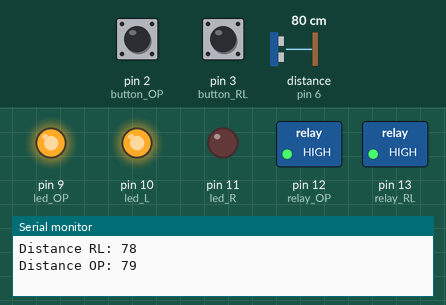
A sketch run on a simulated Arduino Uno, built with avr-gcc and run on an emulated ATmega328P. Shown: switched loads named in the sketch (green lamp = pin HIGH), output pins drawn as LEDs (lit = HIGH), the last lines printed to the serial monitor. Wiring (inferred from the names in the program): ultrasonic range finder: trigger pin 7; echo pin 6. Dashed ring = blinking. The inputs (shaded band) are chosen by the test bench; at power-on: pin 2 (button_OP) LOW, pin 3 (button_RL) LOW, distance to the obstacle (sensor on pin 6) 80 cm. The echo pulse lasts 58.3 µs per cm; EEPROM starts erased; pins used as bus, display or sensor lines are not drawn.

Above: at 1.2 s.
1.3 s: pin 2 (button_OP) pulled HIGH for 0.3 s
At 3.7 s:
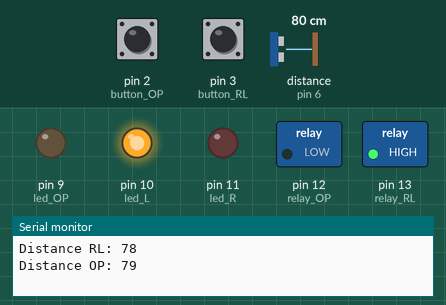
4.2 s: pin 3 (button_RL) pulled HIGH for 0.3 s
At 5.3 s:
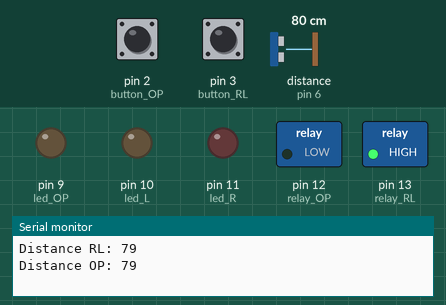
7.5 s: pin 2 (button_OP) pulled HIGH for 1 s
At 8.1 s:
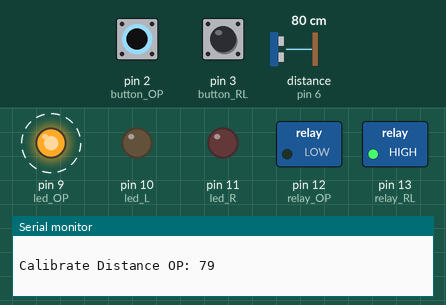
10.3 s: pin 3 (button_RL) pulled HIGH for 1 s
At 12.8 s:
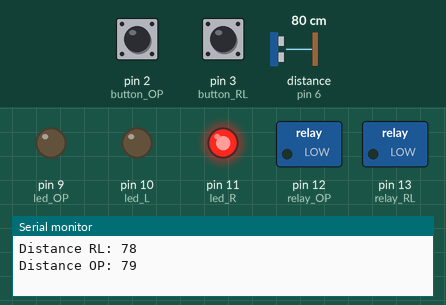
14.3 s: distance to the obstacle (sensor on pin 6) set to 60 cm
At 16.4 s:
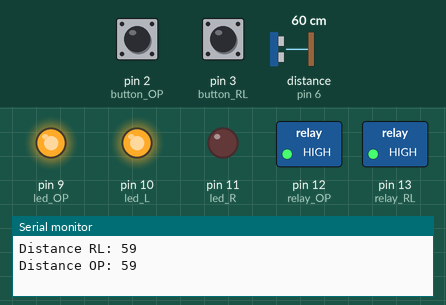
17.3 s: pin 3 (button_RL) pulled HIGH for 0.3 s
At 18.6 s:
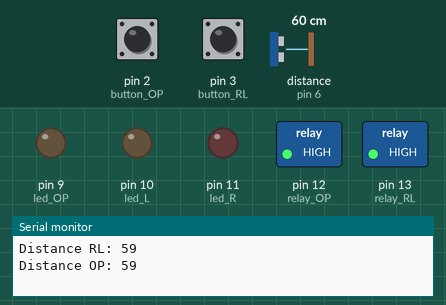
Timing chart, 0 to 20.3 s (numbered marks = the images above; inputs shaded):
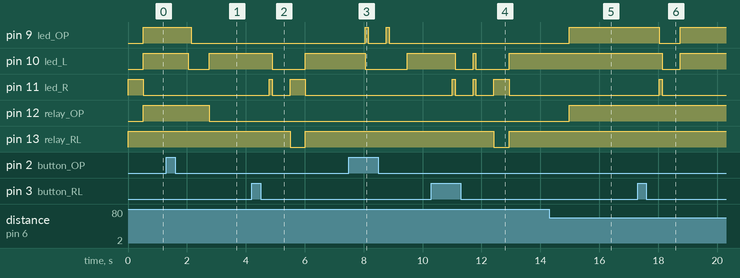

The sketch:

sensor-ultrasonico-version4-pushbutton-2-test-melbourne.ino
```cpp
#include <EEPROM.h>

int eeprom_address_RL = 0; // Eeprom memory position for RL calibration value
int eeprom_address_OP = 1; // Eeprom memory position for OP calibration value

int relay_RL = 13; // relay RL connected to pin 13
int relay_OP = 12; // relay OP connected to pin 12


int led_R = 11; // LED right connected to pin 11
int led_L = 10; // LED left connected to pin 10
int led_OP = 9; // LED OP connected to pin 9
int button_RL = 3; // programing button for RL calibration connected to pin 3
int button_OP = 2; // programing button for OP calibration connected to pin 2


int trigger_RL = 7; // pin trigger sensor RL connected to pin 7
int echo_RL = 6; // pin eco sensor RL connected to pin 6

int trigger_OP = 5; //
int echo_OP = 4;


long time_RL;
long distance_RL;
long cal_distance_RL; // RL distance set as a toggle distance
long cal_time_RL;

long time_OP;
long distance_OP;
long cal_distance_OP; // OP distace set as a toggle distance
long cal_time_OP;

void setup() {
  // put your setup code here, to run once:
Serial.begin(9600);
pinMode(relay_RL, OUTPUT);
pinMode(relay_OP, OUTPUT);
pinMode(led_R, OUTPUT);
pinMode(led_L, OUTPUT);
pinMode(led_OP, OUTPUT);
pinMode(trigger_RL, OUTPUT);
pinMode(echo_RL, INPUT);
pinMode(trigger_OP, OUTPUT);
pinMode(echo_OP, INPUT);

pinMode(button_RL,INPUT); // set button RL as an Input
pinMode(button_OP,INPUT); // set button OP as an Input

digitalWrite(relay_OP, LOW);
digitalWrite(relay_RL, HIGH);
digitalWrite(led_R, HIGH);
digitalWrite(led_L, LOW);
digitalWrite(led_OP,LOW);
}

void loop() {
  // put your main code here, to run repeatedly:

////////////////////// check the buttonRL if pressed in order to calibrate /////////////////////

while (digitalRead(button_RL)== HIGH){
  calibrate_RL();
}

/////////////////////// check the button OP if pressed in order to calibrate ////////////////////

while (digitalRead(button_OP)== HIGH){
  calibrate_OP();
}


/////////////////////// Read the EEProm Address for RL and OP //////////////////////////////////////

cal_distance_RL = EEPROM.read(eeprom_address_RL); // read the eeprom and write the value of the calibration distance RL
cal_distance_OP = EEPROM.read(eeprom_address_OP); // read the eeprom and write the value of the calibration distance RL


read_RL(); // read the RL sensor subrutine
delay(1); // delay between readings
read_OP(); // read the OP sensor subrutine

/////////////////// print distance on serial monitor//////////////////

Serial.print("Distance RL: ");
Serial.println(distance_RL);
Serial.print("Distance OP: ");
Serial.println(distance_OP);
Serial.println(" ");
//Serial.print("Calibrate Distance RL: ");
//Serial.println(cal_distance_RL);
//Serial.print("Calibrate Distance OP: ");
//Serial.println(cal_distance_OP);
//Serial.println(" ");
delay(500);


//////////////////////////// PATIENT BED IN OP POSITION?? ///////////////////////////

if (distance_OP <= cal_distance_OP) /// Checking if the actual OP distance is less than Calibrate OP distance
{
  digitalWrite(relay_OP, HIGH);   // set ON relay OP -- > Patient bed in OP possition
  digitalWrite(led_OP, HIGH); // set ON led OP --- > Patient bed in OP possition
    }

else
{
  digitalWrite(relay_OP, LOW);   // set OFF Relay OP --- > Patient bed is not in OP position
  digitalWrite(led_OP, LOW); // set OFF LED OP -- > Patient bed is not in OP position
  }


/////////////////////// PATIENT BED IS EN LEFT OR RIGHT EYE //////////////////////////

if (distance_RL <= cal_distance_RL) // Check if Patient bed is in LEFT EYE
{
  digitalWrite(relay_RL, HIGH);   // SET ON Relay RL -- > This means the patient bed is on LEFT EYE POSITION
  digitalWrite(led_R, LOW); // SET OFF Right Eye LED
  digitalWrite(led_L, HIGH); // SET ON Left Eye LED

}

else
{
  digitalWrite(relay_RL, LOW);   // SET OFF Relay RL -- > This means the patient bed is on RIGHT EYE POSITION
  digitalWrite(led_R, HIGH); // SET ON Right Eye LED
  digitalWrite(led_L, LOW); // SET OFF Left Eye LED

  }

}


/////////////////////////////////////////////////////// READ RL SENSOR SUBRUTINE ////////////////////////////////


 void read_RL(){

digitalWrite(trigger_RL, LOW);
delayMicroseconds(2);
digitalWrite(trigger_RL,HIGH);
delayMicroseconds(10);
digitalWrite(trigger_RL,LOW);
time_RL = pulseIn(echo_RL,HIGH);
distance_RL = time_RL*0.034/2;


  }


 /////////////////////////////////////////////////////// READ OP SUBRUTINE ////////////////////////////////


 void read_OP(){

digitalWrite(trigger_RL, LOW);
delayMicroseconds(2);
digitalWrite(trigger_RL,HIGH);
delayMicroseconds(10);
digitalWrite(trigger_RL,LOW);
time_OP = pulseIn(echo_RL,HIGH);
distance_OP = time_OP*0.034/2;

  }

///////////////////////////////////////////////////////CALIBRATE RL SUBRUTINE ///////////////////////////////////////////////////////////////////////

void calibrate_RL(){


//set tigger RL and OP in LOW
digitalWrite(trigger_RL, LOW);
delayMicroseconds(2);


// trigger 10 microsecods pin trigger RL and OP, and read echo time

digitalWrite(trigger_RL,HIGH);
delayMicroseconds(10);
digitalWrite(trigger_RL,LOW);
cal_time_RL = pulseIn(echo_RL,HIGH);


// Calculate distance

cal_distance_RL = cal_time_RL*0.034/2;
EEPROM.write(eeprom_address_RL, cal_distance_RL);

Serial.print("Calibrate Distance RL: ");
Serial.println(cal_distance_RL);
Serial.println(" ");
delay(500);

digitalWrite(led_OP,LOW);
digitalWrite(led_R, HIGH);
digitalWrite(led_L, HIGH);
delay(100);
digitalWrite(led_R, LOW);
digitalWrite(led_L, LOW);
delay(100);

}


///////////////////////////////////////////////////////CALIBRATE OP SUBRUTINE ///////////////////////////////////////////////////////////////////////

void calibrate_OP(){


//set tigger RL and OP in LOW
digitalWrite(trigger_RL, LOW);
delayMicroseconds(2);


// trigger 10 microsecods pin trigger RL and OP, and read echo time

digitalWrite(trigger_RL,HIGH);
delayMicroseconds(10);
digitalWrite(trigger_RL,LOW);
cal_time_OP = pulseIn(echo_RL,HIGH);


// Calculate distance

cal_distance_OP = cal_time_OP*0.034/2;
EEPROM.write(eeprom_address_OP, cal_distance_OP);

Serial.print("Calibrate Distance OP: ");
Serial.println(cal_distance_OP);
Serial.println(" ");
delay(500);

digitalWrite(led_R, LOW);
digitalWrite(led_L, LOW);
digitalWrite(led_OP, HIGH);
delay(100);
digitalWrite(led_OP, LOW);
delay(100);

}


/////////////////////////////////////////////////////////////////////////////////////////////////////////
```

Measured:
- after the input at 1.3 s, pin 9 (led_OP): HIGH → LOW after 0.84 s; pin 10 (led_L): HIGH → LOW after 0.74 s, → HIGH 0.71 s later; pin 12 (relay_OP): HIGH → LOW after 1.5 s
- after the input at 4.2 s, pin 10 (led_L): HIGH → LOW after 0.69 s, → HIGH 1.1 s later; pin 11 (led_R): LOW → HIGH after 0.59 s, → LOW 0.10 s later, → HIGH 0.61 s later, → LOW 0.51 s later; pin 13 (relay_RL): HIGH → LOW after 1.3 s, → HIGH 0.51 s later
- after the input at 7.5 s, pin 9 (led_OP): alternates HIGH for 0.10 s and LOW for 0.61 s, 4 changes in all, then stays LOW, starting after 0.56 s; pin 10 (led_L): HIGH → LOW after 0.56 s, → HIGH 1.4 s later
- after the input at 10.3 s, pin 10 (led_L): HIGH → LOW after 0.81 s, → HIGH 0.61 s later, → LOW 0.10 s later, → HIGH 1.1 s later; pin 11 (led_R): goes HIGH 0.10 s, LOW 0.61 s, HIGH 0.10 s, LOW 0.61 s, HIGH 0.51 s, then LOW, starting after 0.71 s; pin 13 (relay_RL): HIGH → LOW after 2.1 s, → HIGH 0.51 s later
- after the input at 14.3 s, pin 9 (led_OP), pin 12 (relay_OP): LOW → HIGH after 0.68 s
- after the input at 17.3 s, pin 9 (led_OP): HIGH → LOW after 0.73 s, → HIGH 0.71 s later; pin 10 (led_L): HIGH → LOW after 0.83 s, → HIGH 0.61 s later; pin 11 (led_R): LOW → HIGH after 0.73 s, → LOW 0.10 s later
